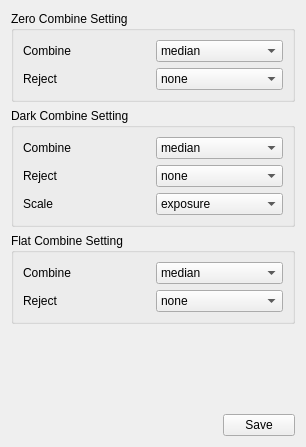
<?xml version="1.0" encoding="UTF-8"?>
<ui version="4.0">
 <class>Form</class>
 <widget class="QWidget" name="Form">
  <property name="geometry">
   <rect>
    <x>0</x>
    <y>0</y>
    <width>306</width>
    <height>447</height>
   </rect>
  </property>
  <property name="minimumSize">
   <size>
    <width>253</width>
    <height>357</height>
   </size>
  </property>
  <property name="windowTitle">
   <string>Calibration Settings</string>
  </property>
  <layout class="QGridLayout" name="gridLayout_3">
   <item row="0" column="0" colspan="2">
    <widget class="QGroupBox" name="groupBox_21">
     <property name="maximumSize">
      <size>
       <width>16777215</width>
       <height>114</height>
      </size>
     </property>
     <property name="title">
      <string>Zero Combine Setting</string>
     </property>
     <layout class="QGridLayout" name="gridLayout_37">
      <item row="0" column="0">
       <layout class="QGridLayout" name="gridLayout_54">
        <item row="0" column="1">
         <widget class="QComboBox" name="setting_calibration_z_combine">
          <item>
           <property name="text">
            <string>median</string>
           </property>
          </item>
          <item>
           <property name="text">
            <string>average</string>
           </property>
          </item>
         </widget>
        </item>
        <item row="1" column="0">
         <widget class="QLabel" name="label_18">
          <property name="text">
           <string>Reject</string>
          </property>
         </widget>
        </item>
        <item row="0" column="0">
         <widget class="QLabel" name="label_13">
          <property name="text">
           <string>Combine</string>
          </property>
         </widget>
        </item>
        <item row="1" column="1">
         <widget class="QComboBox" name="setting_calibration_z_rejection">
          <property name="currentIndex">
           <number>0</number>
          </property>
          <item>
           <property name="text">
            <string>none</string>
           </property>
          </item>
          <item>
           <property name="text">
            <string>minmax</string>
           </property>
          </item>
         </widget>
        </item>
       </layout>
      </item>
     </layout>
    </widget>
   </item>
   <item row="1" column="0" colspan="2">
    <widget class="QGroupBox" name="groupBox_22">
     <property name="maximumSize">
      <size>
       <width>16777215</width>
       <height>149</height>
      </size>
     </property>
     <property name="title">
      <string>Dark Combine Setting</string>
     </property>
     <layout class="QGridLayout" name="gridLayout_38">
      <item row="0" column="0">
       <layout class="QGridLayout" name="gridLayout_56">
        <item row="2" column="0">
         <widget class="QLabel" name="label_35">
          <property name="text">
           <string>Scale</string>
          </property>
         </widget>
        </item>
        <item row="2" column="1">
         <widget class="QComboBox" name="setting_calibration_d_scale">
          <property name="currentIndex">
           <number>1</number>
          </property>
          <item>
           <property name="text">
            <string>none</string>
           </property>
          </item>
          <item>
           <property name="text">
            <string>exposure</string>
           </property>
          </item>
         </widget>
        </item>
        <item row="0" column="1">
         <widget class="QComboBox" name="setting_calibration_d_combine">
          <item>
           <property name="text">
            <string>median</string>
           </property>
          </item>
          <item>
           <property name="text">
            <string>average</string>
           </property>
          </item>
         </widget>
        </item>
        <item row="0" column="0">
         <widget class="QLabel" name="label_29">
          <property name="text">
           <string>Combine</string>
          </property>
         </widget>
        </item>
        <item row="1" column="0">
         <widget class="QLabel" name="label_30">
          <property name="text">
           <string>Reject</string>
          </property>
         </widget>
        </item>
        <item row="1" column="1">
         <widget class="QComboBox" name="setting_calibration_d_rejection">
          <property name="currentIndex">
           <number>0</number>
          </property>
          <item>
           <property name="text">
            <string>none</string>
           </property>
          </item>
          <item>
           <property name="text">
            <string>minmax</string>
           </property>
          </item>
         </widget>
        </item>
       </layout>
      </item>
     </layout>
    </widget>
   </item>
   <item row="2" column="0" colspan="2">
    <widget class="QGroupBox" name="groupBox_23">
     <property name="maximumSize">
      <size>
       <width>16777215</width>
       <height>114</height>
      </size>
     </property>
     <property name="title">
      <string>Flat Combine Setting</string>
     </property>
     <layout class="QGridLayout" name="gridLayout_2">
      <item row="0" column="0">
       <layout class="QGridLayout" name="gridLayout">
        <item row="0" column="0">
         <widget class="QLabel" name="label_32">
          <property name="text">
           <string>Combine</string>
          </property>
         </widget>
        </item>
        <item row="0" column="1">
         <widget class="QComboBox" name="setting_calibration_f_combine">
          <item>
           <property name="text">
            <string>median</string>
           </property>
          </item>
          <item>
           <property name="text">
            <string>average</string>
           </property>
          </item>
         </widget>
        </item>
        <item row="1" column="0">
         <widget class="QLabel" name="label_33">
          <property name="text">
           <string>Reject</string>
          </property>
         </widget>
        </item>
        <item row="1" column="1">
         <widget class="QComboBox" name="setting_calibration_f_rejection">
          <property name="currentIndex">
           <number>0</number>
          </property>
          <item>
           <property name="text">
            <string>none</string>
           </property>
          </item>
          <item>
           <property name="text">
            <string>minmax</string>
           </property>
          </item>
         </widget>
        </item>
       </layout>
      </item>
     </layout>
    </widget>
   </item>
   <item row="3" column="0">
    <spacer name="verticalSpacer_2">
     <property name="orientation">
      <enum>Qt::Vertical</enum>
     </property>
     <property name="sizeHint" stdset="0">
      <size>
       <width>20</width>
       <height>2</height>
      </size>
     </property>
    </spacer>
   </item>
   <item row="3" column="1">
    <spacer name="verticalSpacer">
     <property name="orientation">
      <enum>Qt::Vertical</enum>
     </property>
     <property name="sizeHint" stdset="0">
      <size>
       <width>20</width>
       <height>2</height>
      </size>
     </property>
    </spacer>
   </item>
   <item row="4" column="0">
    <spacer name="horizontalSpacer">
     <property name="orientation">
      <enum>Qt::Horizontal</enum>
     </property>
     <property name="sizeHint" stdset="0">
      <size>
       <width>154</width>
       <height>20</height>
      </size>
     </property>
    </spacer>
   </item>
   <item row="4" column="1">
    <widget class="QPushButton" name="setting_calibration_save">
     <property name="minimumSize">
      <size>
       <width>72</width>
       <height>0</height>
      </size>
     </property>
     <property name="maximumSize">
      <size>
       <width>72</width>
       <height>16777215</height>
      </size>
     </property>
     <property name="text">
      <string>Save</string>
     </property>
    </widget>
   </item>
  </layout>
 </widget>
 <resources/>
 <connections/>
</ui>
